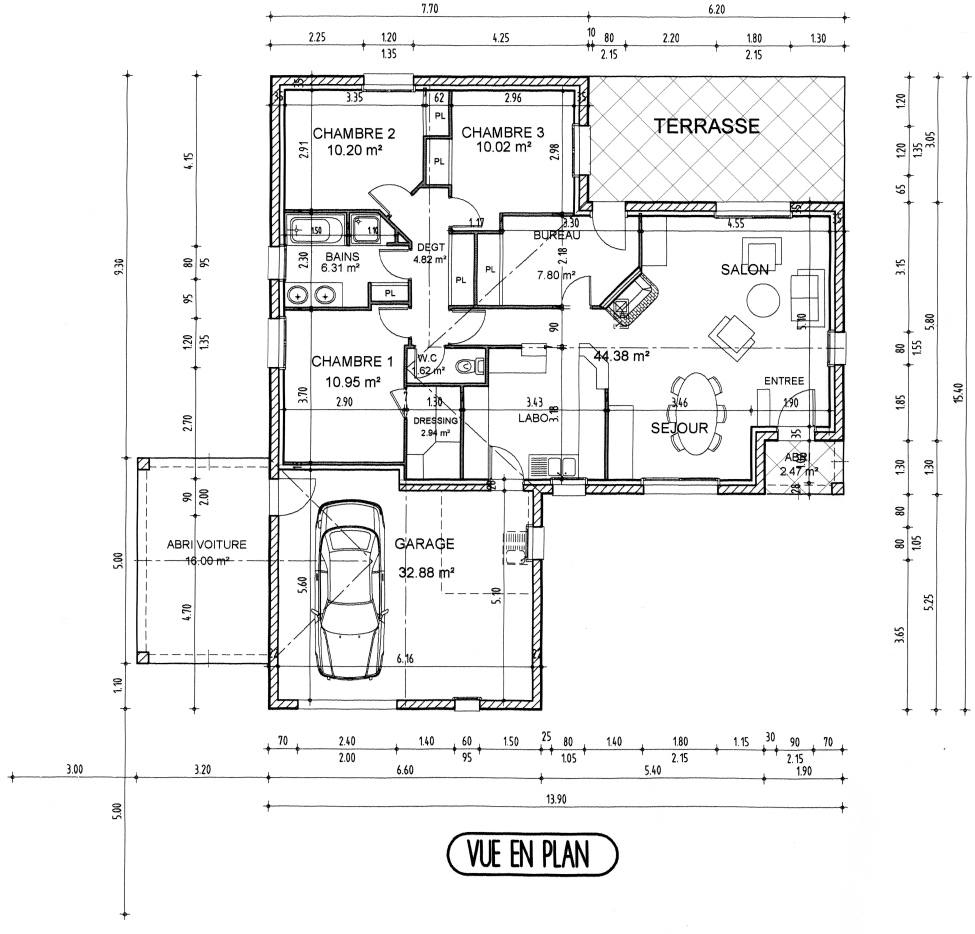
#> input picture dataset/images/1.png, 1950 x 1867 px (shown at 1/2 size)
$ python compare_plan.py
#> lines starting #> are read from the running program, lines starting #| are printed output that depends on the picture

import cv2
import numpy as np
from pathlib import Path

BASE_DIR = Path(__file__).resolve().parent.parent

IMAGE_PATH = BASE_DIR / "dataset" / "images" / "1.png"
MASK_PATH = BASE_DIR / "dataset" / "masks" / "1 (2).png"

OUTPUT_DIR = BASE_DIR / "outputs" / "visualizations"
OUTPUT_DIR.mkdir(parents=True, exist_ok=True)

original = cv2.imread(str(IMAGE_PATH))
#> original is the input picture: shape (1867, 1950, 3); min 0, max 255, mean 240.6
mask = cv2.imread(str(MASK_PATH))
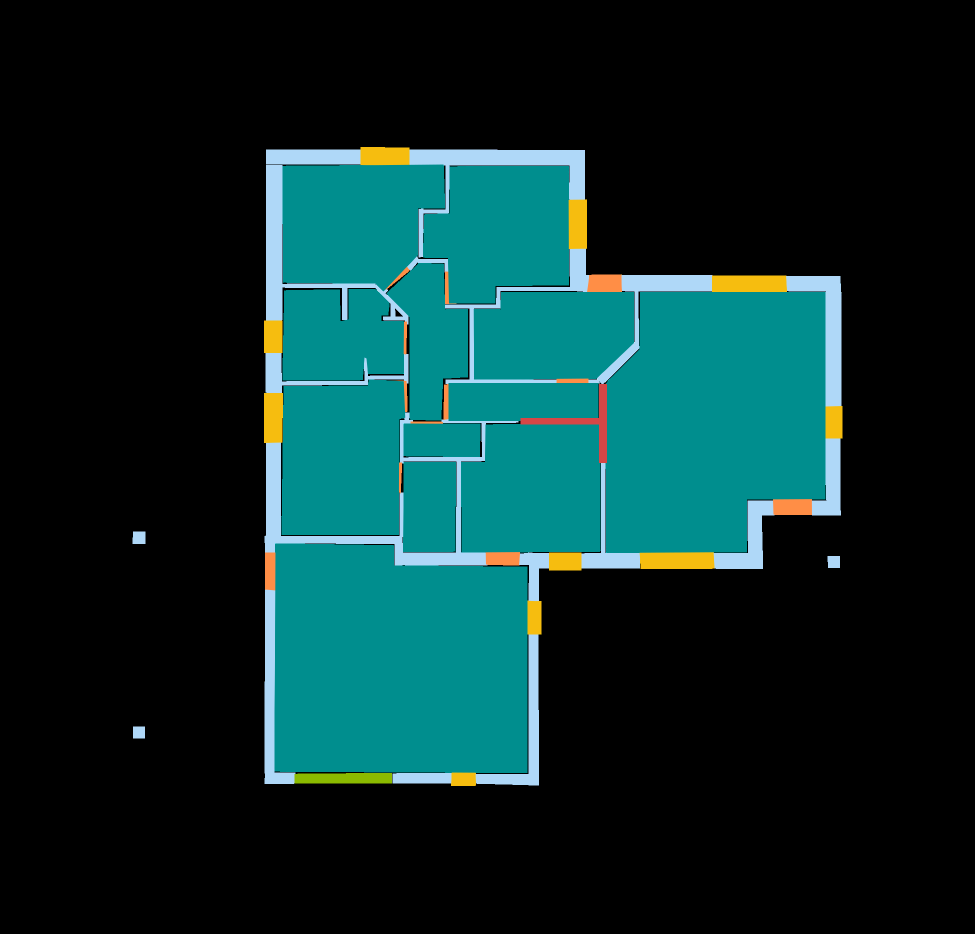
#> input picture dataset/masks/1 (2).png, 1950 x 1867 px (shown at 1/2 size)
#> mask is the input picture: shape (1867, 1950, 3); mean B, G, R 43.1, 43.8, 9.6

if original is None:
    raise FileNotFoundError(f"Original image not found: {IMAGE_PATH}")

if mask is None:
    raise FileNotFoundError(f"Mask not found: {MASK_PATH}")

height = 900
width = int(original.shape[1] * height / original.shape[0])
#> width = 940

original = cv2.resize(original, (width, height))
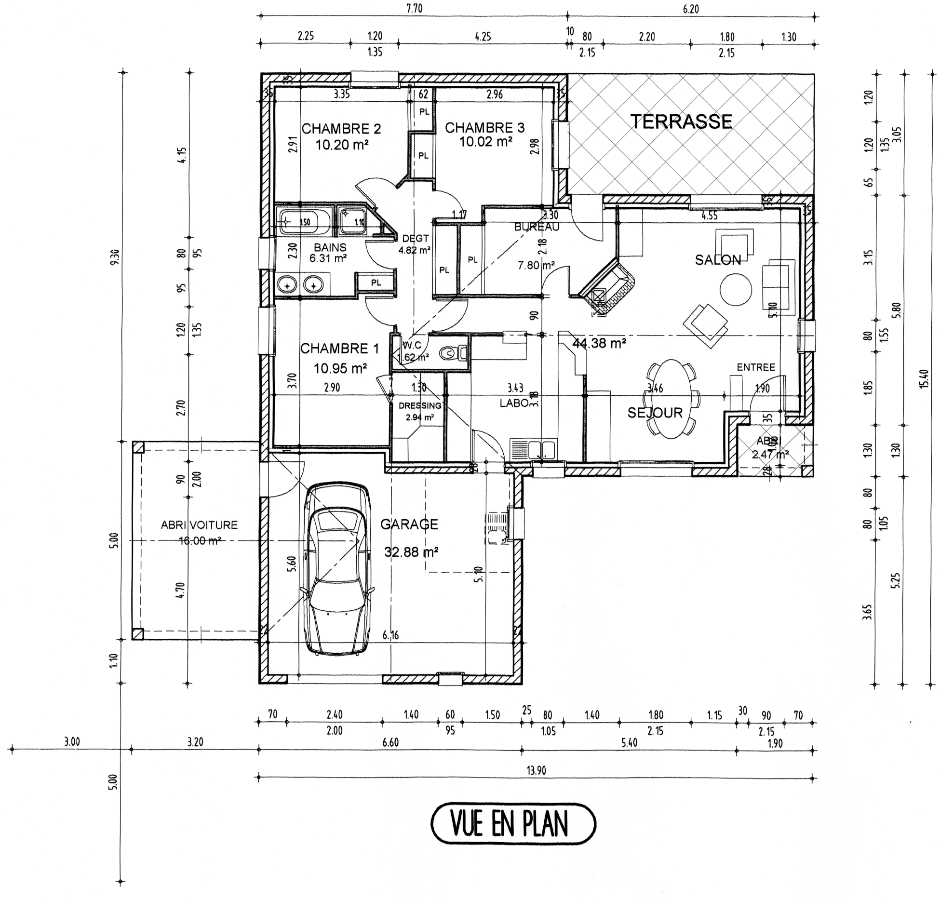
#> original: shape (900, 940, 3); min 0, max 255, mean 240.5
mask_display = cv2.resize(
    mask,
    (width, height),
    interpolation=cv2.INTER_NEAREST
)
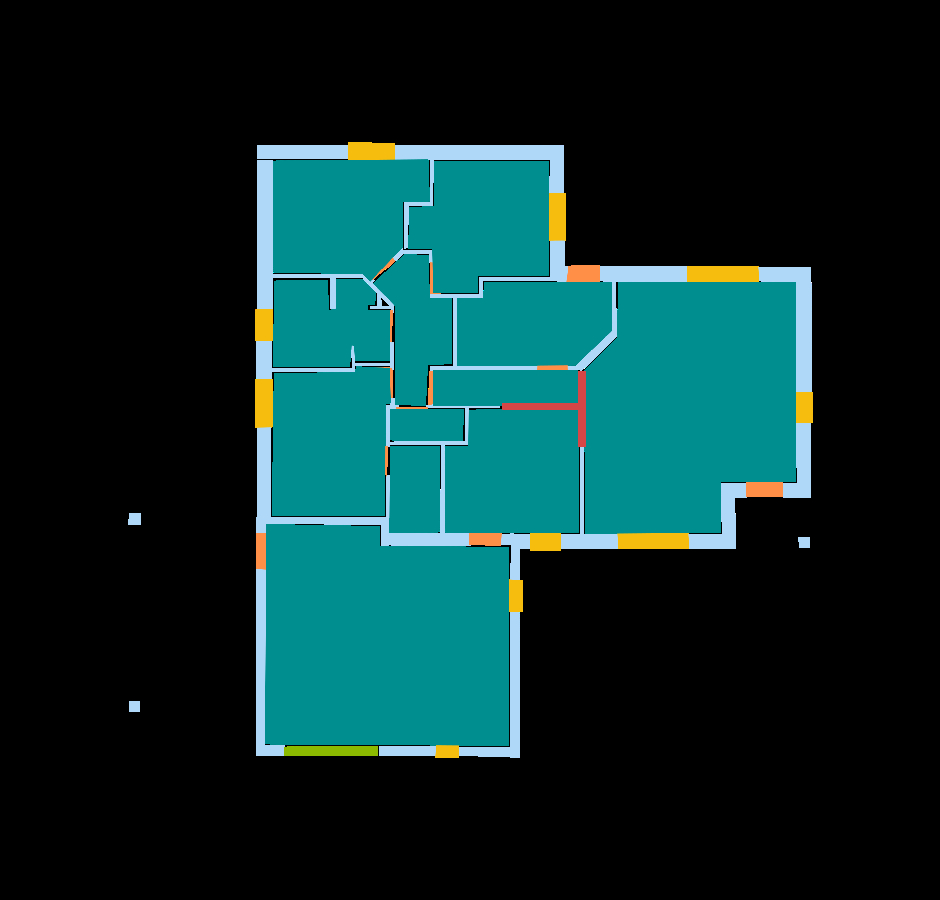
#> mask_display: shape (900, 940, 3); mean B, G, R 43, 43.8, 9.6

comparison = np.hstack((original, mask_display))
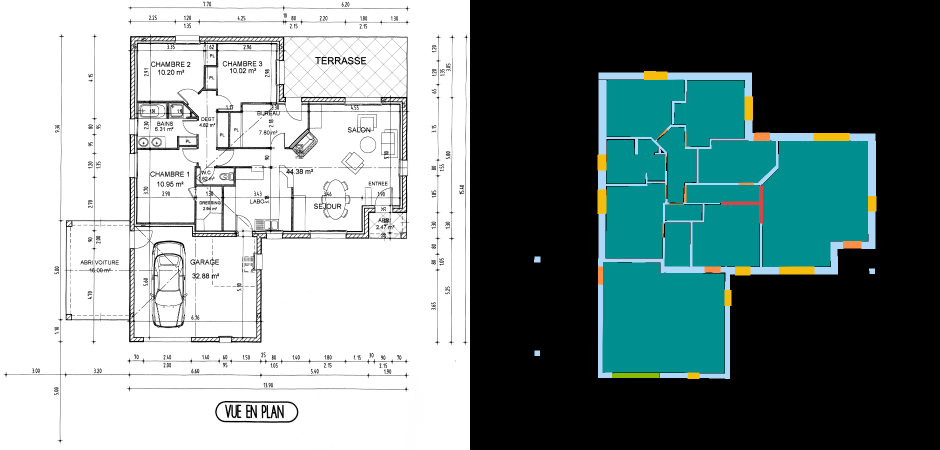
#> comparison: shape (900, 1880, 3) (shown at 1/2 size); mean B, G, R 141.8, 142.1, 125.1

cv2.putText(
    comparison, "Original Floor Plan",
    (20, 35), cv2.FONT_HERSHEY_SIMPLEX,
    0.8, (0, 0, 255), 2
)

cv2.putText(
    comparison, "Segmentation Mask",
    (width + 20, 35), cv2.FONT_HERSHEY_SIMPLEX,
    0.8, (0, 0, 255), 2
)
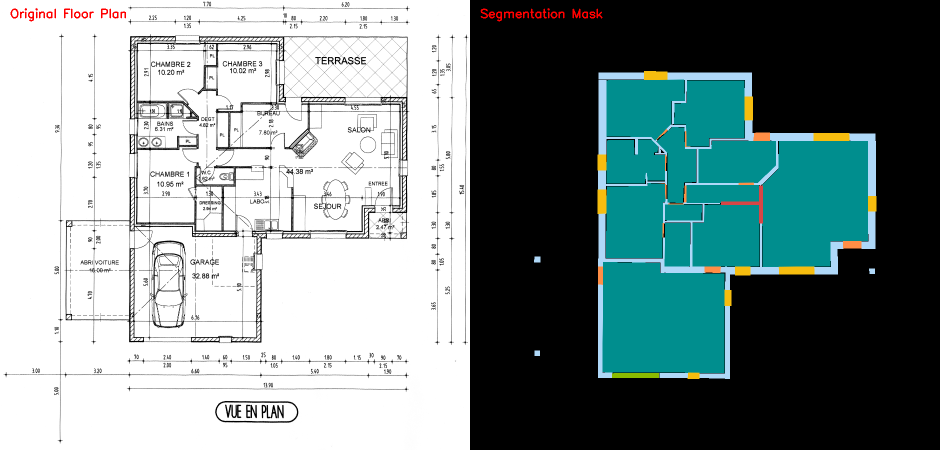
#> comparison: shape (900, 1880, 3) (shown at 1/2 size); mean B, G, R 141.5, 141.9, 125.4

output = OUTPUT_DIR / "plan_1_comparison.png"
cv2.imwrite(str(output), comparison)

print("Comparison saved:", output)
